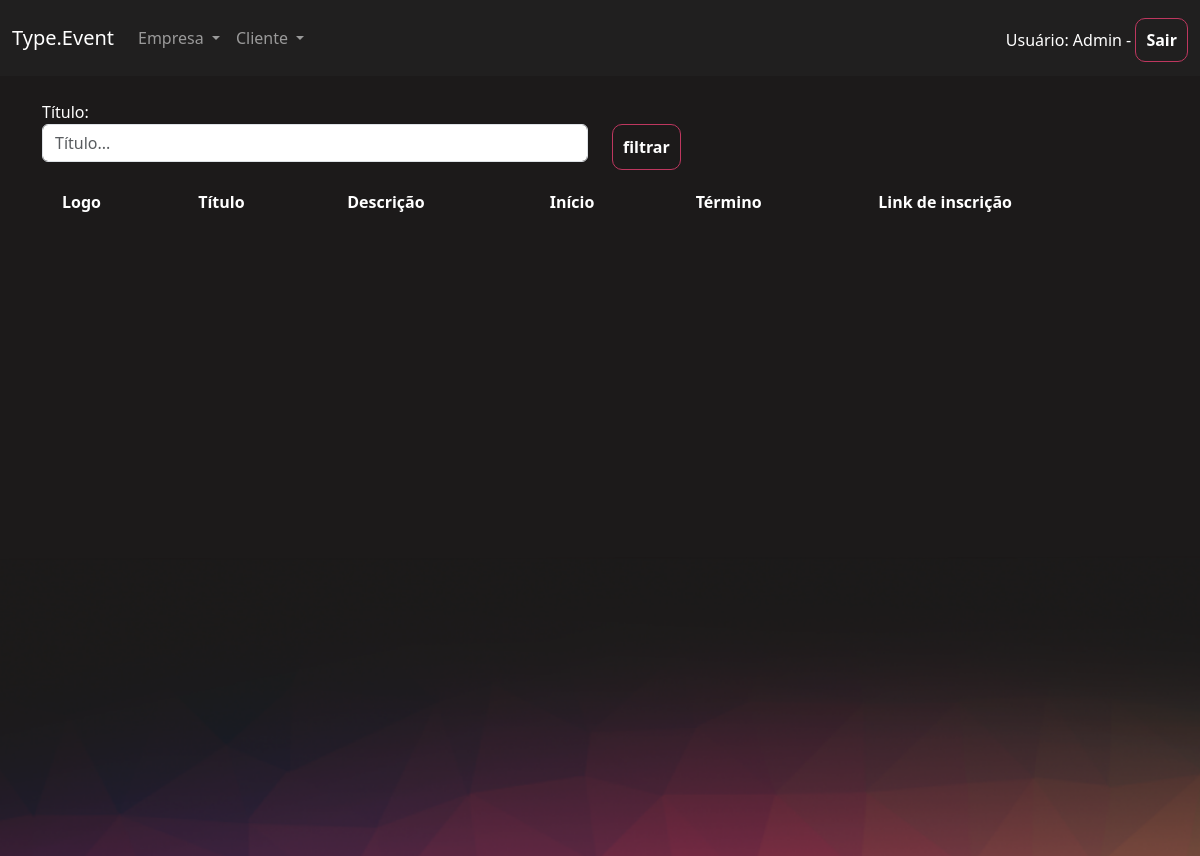
The page /eventos/gerenciar_evento/ (signed in) on the database as committed earlier.
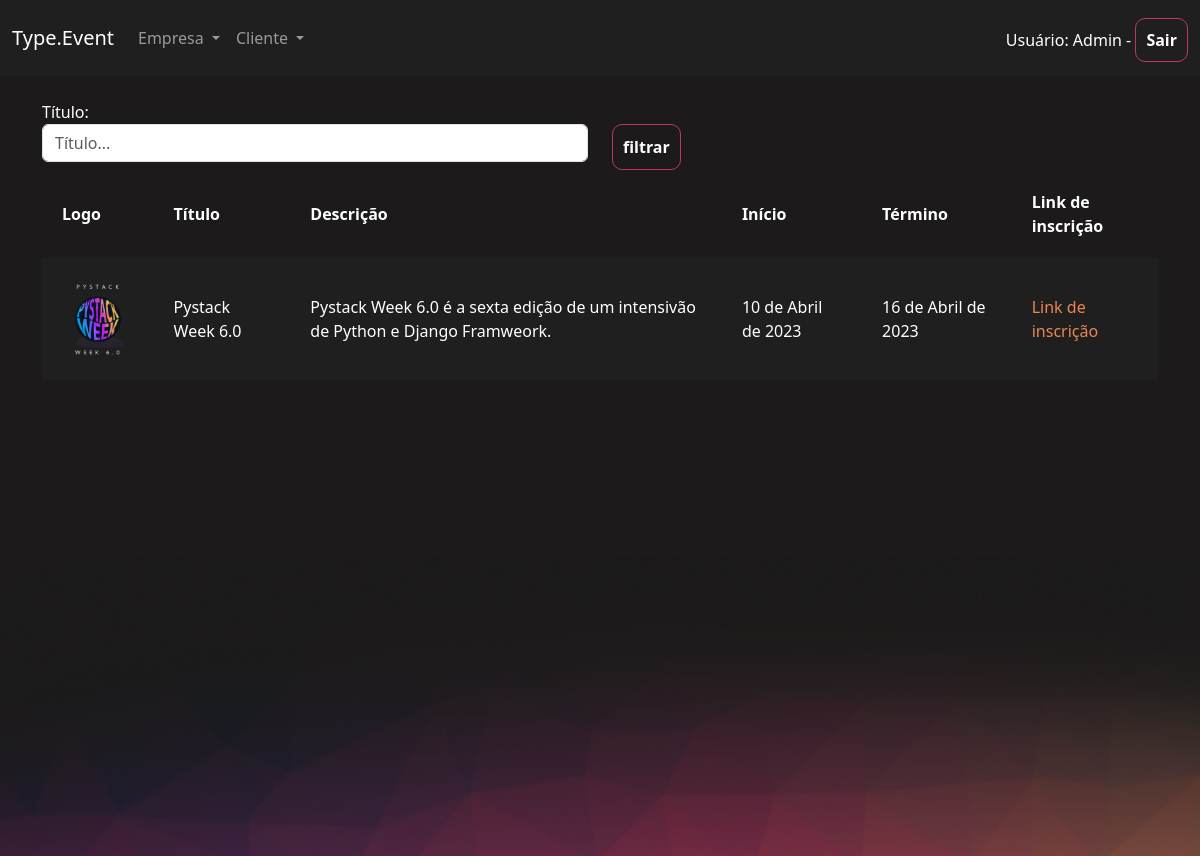
The same page on the database as committed later.
### eventos/models.py (models this page shows, shortened)
class Evento(models.Model):
    criador = models.ForeignKey(User, on_delete=models.DO_NOTHING, null=True, blank=True)
    nome = models.CharField(max_length=200)
    descricao = models.TextField()
    data_inicio = models.DateField()
    data_termino = models.DateField()
    carga_horaria = models.IntegerField()
    logo = models.ImageField(upload_to="logos")
    participantes = models.ManyToManyField(User, related_name="evento_participante", null=True, blank=True)
    cor_principal = models.CharField(max_length=7)
    cor_secundaria = models.CharField(max_length=7)
    cor_fundo = models.CharField(max_length=7)

### eventos/views.py (the view)
# urls.py: path('gerenciar_evento/', views.gerenciar_evento, name="gerenciar_evento"),
@login_required
def gerenciar_evento(request):
    if request.method == "GET":
        nome = request.GET.get('nome')
        eventos = Evento.objects.filter(criador=request.user)
        if nome:
            eventos = eventos.filter(nome__contains=nome)
        return(render(request, 'gerenciar_evento.html', {'eventos':eventos}))

### eventos/templates/gerenciar_evento.html (shortened to what this page needs)
{% extends "bases/base_evento.html" %}
{% load static %}
{% block 'importacoes' %}
    <link href="{% static 'evento/css/gerenciar_evento.css' %}" rel="stylesheet">
{% endblock %}
{% block 'conteudo' %}
    <div class="container">
        <br>
        <div class="row">
            <div class="col-md">
                <form action="{% url 'gerenciar_evento' %}" method="GET">
                <label>Título: </label>
                <input type="text" placeholder="Título..." class="form-control" name="nome">
            </div>
            <div class="col-md">
                <br>
                <input type="submit" class="btn-principal" value="filtrar">
            </div>
        </div>
        <table>
            <tr>
                <th>Logo</th>
                <th>Título</th>
                <th>Descrição</th>
                <th>Início</th>
                <th>Término</th>
                <th>Link de inscrição</th>
            </tr>
            {% for evento in eventos %}
            <tr class="{% cycle 'linha' 'linha2' %}">
                <td width="10%"><a href="{% url 'participantes_evento' evento.id %}"><img width="100%" src="/media/{{evento.logo}}"></a></td>
                <td>{{evento.nome}}</td>
                <td>{{evento.descricao}}</td>
                <td>{{evento.data_inicio}}</td>
                <td>{{evento.data_termino}}</td>
                <td><a class="link" href="{% url 'inscrever_evento' evento.id %}">Link de inscrição</a></td>
            </tr>
            {% endfor %}
        </table>
    </div>
{% endblock %}

### templates/bases/base_evento.html (shortened to what this page needs)
{% extends 'bases/base.html' %}
{% load static %}
{% block 'head' %}
    {% block 'importacoes' %}{% endblock %}
    <link href="{% static 'evento/css/evento.css' %}" rel="stylesheet">
    <link href="{% static 'usuarios/css/usuarios.css' %}" rel="stylesheet">
{% endblock %}
{% block 'body' %}
    <nav class="navbar navbar-expand-lg bg-body-tertiary navbar-color" data-bs-theme="dark">
        <div class="container-fluid">
            <a class="navbar-brand" href="#">Type.Event</a>
            <div class="collapse navbar-collapse" id="navbarNavDropdown">
            <ul class="navbar-nav">
                <li class="nav-item dropdown">
                    <a class="nav-link dropdown-toggle" href="#" role="button" data-bs-toggle="dropdown" aria-expanded="false">
                        Empresa
                    </a>
                </li>
                <li class="nav-item dropdown">
                    <a class="nav-link dropdown-toggle" href="#" role="button" data-bs-toggle="dropdown" aria-expanded="false">
                        Cliente
                    </a>
                </li>
            </ul>
            </div>
            <div>
                <p style="text-transform: capitalize; text-align: right; margin-top: 20px;">Usuário: {{ request.user.username }} - <a href="{% url 'logout' %}" style="text-decoration: none" class="btn-principal">Sair</a></p>
            </div>
        </div>
    </nav>
    <div style="min-height: 60vh">
        {% block 'conteudo' %}
        {% endblock %}
    </div>
    <div class="fundo-pagina">
    </div>
{% endblock %}

### templates/bases/base.html (shortened to what this page needs)
{% load static %}
<!DOCTYPE html>
<html lang="pt-br">
  <head>
    <link href="https://cdn.jsdelivr.net/npm/bootstrap@5.3.0-alpha1/dist/css/bootstrap.min.css" rel="stylesheet">
    <link href="{% static 'geral/css/base.css' %}" rel="stylesheet">
    {% block 'head' %}{% endblock %}
  </head>
  <body>
    {% block 'body' %}{% endblock %}
  </body>
</html>

### templates/static/geral/css/base.css (style rules this page uses)
body { color: white !important; }
:root { --main-color: #201F1F; --dark-color: #1C1A1A; --contrast-color: #BE375F; --differential-color: #ED8554; }

### templates/static/evento/css/gerenciar_evento.css (style rules this page uses)
table { width: 100%; padding: 20px; }
.linha { height: 40px; background-color: var(--main-color); padding: 20px; }
td, th { padding: 20px; }

### templates/static/evento/css/evento.css (style rules this page uses)
.navbar-color { background-color: #201F1F !important; }
body { background-color: #1C1A1A; }
.fundo-pagina { background-image: url('/static/evento/img/fundo_pagina.png'); height: 300px; background-size: cover; }

### templates/static/usuarios/css/usuarios.css (style rules this page uses)
.link { color: var(--differential-color); text-decoration: none; }
.btn-principal { background-color: transparent; border: 1px solid var(--contrast-color); color: white; padding: 10px; border-radius: 10px; font-weight: bold; }

Rows that differ between the two databases and show on the page:
added Evento: logo (picture), nome "Pystack Week 6.0", descricao "Pystack Week 6.0 é a sexta edição de um intensivão de Python e Django Framweork.", data_inicio "10 de Abril de 2023", data_termino "16 de Abril de 2023"
